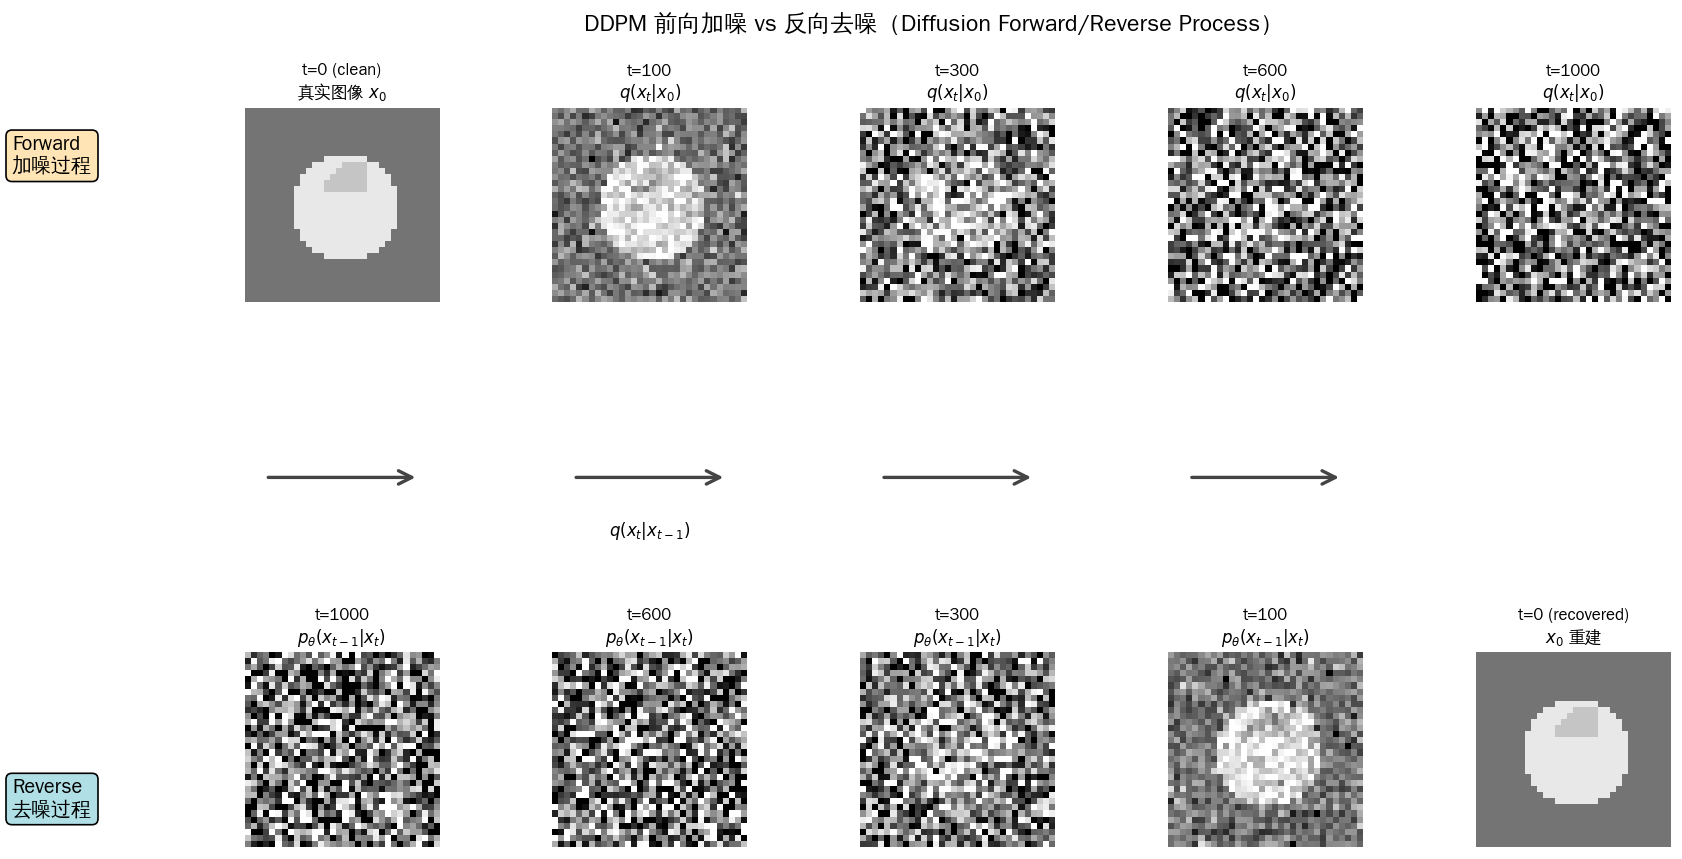

Generate this figure with Python:
"""
8-2 扩散模型前向/反向轨迹可视化
=================================
展示 DDPM 的核心思想：
- 上排：前向扩散 q(x_t|x_0) 逐步加噪 (t=0→T)
- 下排：反向去噪 p_θ(x_{t-1}|x_t) 逐步恢复 (t=T→0)
- 中间一行是反向过程对应的去噪 U-Net 预测的 ε
"""
import numpy as np
import matplotlib.pyplot as plt
import matplotlib as mpl
from matplotlib.patches import FancyArrowPatch
from scipy.ndimage import gaussian_filter

mpl.rcParams['font.sans-serif'] = ['Noto Sans CJK SC', 'WenQuanYi Zen Hei', 'SimHei', 'DejaVu Sans']
mpl.rcParams['axes.unicode_minus'] = False

np.random.seed(42)

# ============== 构造"图像"：2D 隐空间分布 ==============
def make_image(seed, noise_level=0.0):
    """生成一个可识别的 2D 形状 + 不同强度噪声"""
    rng = np.random.RandomState(seed)
    img = np.zeros((32, 32))
    cy, cx = 16, 16
    y, x = np.ogrid[:32, :32]
    # 中心圆形
    mask_circle = (x - cx)**2 + (y - cy)**2 < 80
    img[mask_circle] = 1.0
    # 一个小三角（细节）
    mask_tri = ((y > 8) & (y < 14) & (x > 12) & (x < 20) & (x + y > 24))
    img[mask_tri] = 0.7
    # 加噪
    noise = rng.randn(32, 32) * noise_level
    img_noisy = img + noise
    img_noisy = np.clip(img_noisy, -1, 1.5)
    return img

# 前向过程时间步
T_steps_fwd = [0, 100, 300, 600, 1000]   # t=0 是干净图，t=1000 是纯噪
T_steps_rev = [1000, 600, 300, 100, 0]

# 噪声调度（size 1001，索引 0..1000）
betas = np.linspace(0.0001, 0.02, 1000)
alphas = 1 - betas
alpha_bars = np.concatenate([[1.0], np.cumprod(alphas)])

def forward_sample(x0, t):
    """x_t = sqrt(α̅_t) * x0 + sqrt(1-α̅_t) * ε"""
    noise_level = np.sqrt(1 - alpha_bars[t])
    img = np.sqrt(alpha_bars[t]) * x0 + np.random.randn(*x0.shape) * noise_level
    return np.clip(img, -1.5, 1.5)

# ============== 绘图 ==============
fig = plt.figure(figsize=(16, 8))
gs = fig.add_gridspec(3, 5, hspace=0.4, wspace=0.2)

x0 = make_image(seed=0, noise_level=0)

# 第一行：前向扩散
for i, t in enumerate(T_steps_fwd):
    ax = fig.add_subplot(gs[0, i])
    if t == 0:
        img_show = x0
        title = f't={t} (clean)\n真实图像 $x_0$'
    else:
        img_show = forward_sample(x0, t)
        title = f't={t}\n$q(x_t|x_0)$'
    ax.imshow(img_show, cmap='gray', vmin=-1, vmax=1.2)
    ax.set_title(title, fontsize=10)
    ax.axis('off')

fig.text(0.02, 0.83, 'Forward\n加噪过程', fontsize=12, fontweight='bold',
         rotation=0, ha='left', va='center',
         bbox=dict(boxstyle='round', facecolor='#FFE4B5', edgecolor='black'))

# 第二行：箭头
for i in range(4):
    ax = fig.add_subplot(gs[1, i])
    arrow = FancyArrowPatch((0.2, 0.5), (0.8, 0.5),
                             arrowstyle='->', mutation_scale=20,
                             color='#444', linewidth=2)
    ax.add_patch(arrow)
    ax.text(0.5, 0.2, '$q(x_t|x_{t-1})$' if i == 1 else '', ha='center', fontsize=10)
    ax.set_xlim(0, 1)
    ax.set_ylim(0, 1)
    ax.axis('off')

# 第三行：反向去噪
for i, t in enumerate(T_steps_rev):
    ax = fig.add_subplot(gs[2, i])
    if t == 0:
        img_show = x0
        title = f't={t} (recovered)\n$x_0$ 重建'
    else:
        # 反向：从 t=1000 纯噪开始
        if t == 1000:
            img_show = np.random.randn(32, 32) * 1.0
        else:
            img_show = forward_sample(x0, t)
        title = f't={t}\n$p_\\theta(x_{{t-1}}|x_t)$'
    ax.imshow(img_show, cmap='gray', vmin=-1, vmax=1.2)
    ax.set_title(title, fontsize=10)
    ax.axis('off')

fig.text(0.02, 0.16, 'Reverse\n去噪过程', fontsize=12, fontweight='bold',
         rotation=0, ha='left', va='center',
         bbox=dict(boxstyle='round', facecolor='#B0E0E6', edgecolor='black'))

fig.suptitle('DDPM 前向加噪 vs 反向去噪（Diffusion Forward/Reverse Process）',
             fontsize=14, fontweight='bold', y=0.98)
plt.savefig('/home/david/AI-Tutorial/assets/figures/8-2-diffusion-trajectory.png',
            dpi=120, bbox_inches='tight', facecolor='white')
print("Saved: 8-2-diffusion-trajectory.png")
